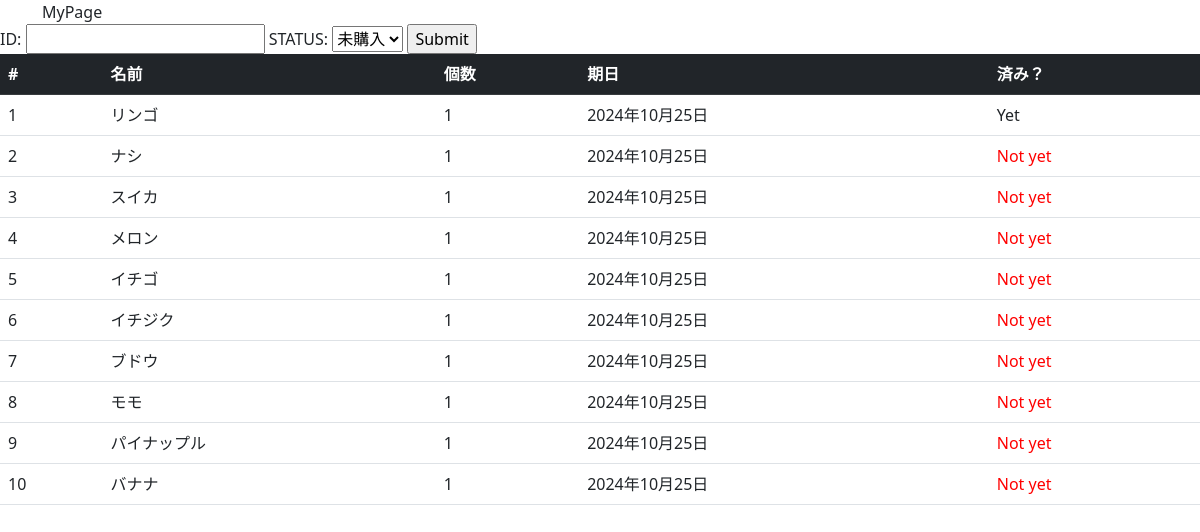
Screenshot of /shoppinglist/list/ with the database file from the repository.
### shoppinglist/models.py (models this page shows, shortened)
class Item(models.Model):
    name = models.CharField(max_length=100)
    item_url = models.URLField(blank=True,null=True)
    count = models.PositiveIntegerField(default=0)
    buy_date = models.DateField(blank=True,null=True)
    shop = models.ForeignKey(Shop,blank=True,null=True,
                             verbose_name='shop', on_delete=models.PROTECT)
    buy = models.BooleanField(default=False)

### shoppinglist/views.py (the view, shortened to what this page needs)
# urls.py: path("list/", ItemList.as_view(),name="list"),
class ItemList(ListView):
    model = Item
    def get_context_data(self, **kwargs):
        context = super().get_context_data(**kwargs)
        context['form'] = ItemBuy()
        return context

### shoppinglist/forms.py
class ItemBuy(forms.Form):
    status = (
        (0, '未購入'),
        (1, '購入済')
    )
    item_id = forms.IntegerField(label='ID')
    item_status = forms.ChoiceField(label='STATUS', widget=forms.Select, choices=status)

### shoppinglist/templates/shoppinglist/item_list.html (shortened to what this page needs)
{% extends "base.html" %}
{% block main %}
<form action="{% url 'shoppinglist:list' %}" method = "post">
{{ form }}
<input type="submit"/>
</form>
<table class="table">
    <thead class="table-dark">
        <tr>
            <th>#</th>
            <th>名前</th>
            <th>個数</th>
            <th>期日</th>
            <th>済み？</th>
    </thead>
    <tbody>
        {% for item in object_list %}
            <tr>
                <td scope="row">{{ item.id }}</td>
                <td scope="row">{{ item.name }}</td>
                <td scope="row">{{ item.count }}</td>
                <td scope="row">{{ item.buy_date }}</td>
                <td scope="row">{% if item.buy == False %} <font color='red'>Not yet</font> {% endif%}{% if item.buy == True %} Yet {% endif %}</td>
            </tr>
        {% endfor %}
    </tbody>
</table>
{% endblock %}

### templates/base.html (shortened to what this page needs)
{% load static %}
<!doctype html>
<html lang='ja'>
<head>
    <link rel="stylesheet" href="{% static '/bootstrap/css/bootstrap.min.css' %}">
</head>
<body>
    <div class="container">
    <nav class="nav">
            <div class="navbar-brand">MyPage</div>
    </nav>
    </div>
    {% block main %}{% endblock %}
</body>
</html>

### rows the page displays
Item: id "1", name "リンゴ", count "1", buy_date "2024年10月25日", buy "Yet"
Item: id "2", name "ナシ", count "1", buy_date "2024年10月25日", buy "Not yet"
Item: id "3", name "スイカ", count "1", buy_date "2024年10月25日", buy "Not yet"
Item: id "4", name "メロン", count "1", buy_date "2024年10月25日", buy "Not yet"
Item: id "5", name "イチゴ", count "1", buy_date "2024年10月25日", buy "Not yet"
Item: id "6", name "イチジク", count "1", buy_date "2024年10月25日", buy "Not yet"
Item: id "7", name "ブドウ", count "1", buy_date "2024年10月25日", buy "Not yet"
Item: id "8", name "モモ", count "1", buy_date "2024年10月25日", buy "Not yet"
Item: id "9", name "パイナップル", count "1", buy_date "2024年10月25日", buy "Not yet"
Item: id "10", name "バナナ", count "1", buy_date "2024年10月25日", buy "Not yet"
